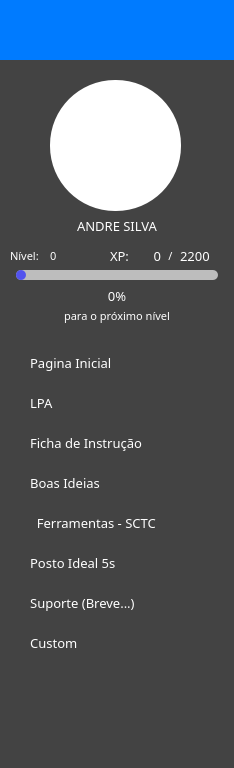
   <widget class="QWidget" name="sidebar" native="true">
    <property name="geometry">
     <rect>
      <x>0</x>
      <y>0</y>
      <width>234</width>
      <height>768</height>
     </rect>
    </property>
    <property name="styleSheet">
     <string notr="true">background-color:rgb(67,67,67);</string>
    </property>
    <widget class="QWidget" name="logo_container" native="true">
     <property name="geometry">
      <rect>
       <x>0</x>
       <y>0</y>
       <width>234</width>
       <height>60</height>
      </rect>
     </property>
     <property name="styleSheet">
      <string notr="true">background-color:rgb(0,123,255);</string>
     </property>
     <widget class="QWidget" name="aio_logo" native="true">
      <property name="enabled">
       <bool>true</bool>
      </property>
      <property name="geometry">
       <rect>
        <x>-68</x>
        <y>-25</y>
        <width>381</width>
        <height>111</height>
       </rect>
      </property>
      <property name="styleSheet">
       <string notr="true">border-image: url(:/Img/logoteste.png)</string>
      </property>
     </widget>
    </widget>
    <widget class="QFrame" name="usercard">
     <property name="geometry">
      <rect>
       <x>0</x>
       <y>60</y>
       <width>231</width>
       <height>250</height>
      </rect>
     </property>
     <property name="styleSheet">
      <string notr="true">border:none;</string>
     </property>
     <property name="frameShape">
      <enum>QFrame::StyledPanel</enum>
     </property>
     <property name="frameShadow">
      <enum>QFrame::Raised</enum>
     </property>
     <widget class="QLabel" name="lbl_value_name">
      <property name="geometry">
       <rect>
        <x>0</x>
        <y>150</y>
        <width>234</width>
        <height>31</height>
       </rect>
      </property>
      <property name="font">
       <font>
        <family>Inter UI</family>
        <pointsize>10</pointsize>
        <weight>50</weight>
        <bold>false</bold>
       </font>
      </property>
      <property name="styleSheet">
       <string notr="true">color: white;</string>
      </property>
      <property name="text">
       <string>ANDRE SILVA</string>
      </property>
      <property name="alignment">
       <set>Qt::AlignCenter</set>
      </property>
     </widget>
     <widget class="QWidget" name="bar_atual" native="true">
      <property name="geometry">
       <rect>
        <x>16</x>
        <y>210</y>
        <width>202</width>
        <height>10</height>
       </rect>
      </property>
      <property name="styleSheet">
       <string notr="true">background-color:rgba(220,220,220,0.8);border-radius:5px;</string>
      </property>
     </widget>
     <widget class="QWidget" name="bar_total" native="true">
      <property name="geometry">
       <rect>
        <x>16</x>
        <y>210</y>
        <width>10</width>
        <height>10</height>
       </rect>
      </property>
      <property name="styleSheet">
       <string notr="true">background-color:#5253ee;border-radius:5px;</string>
      </property>
     </widget>
     <widget class="QLabel" name="lbl_nivel">
      <property name="geometry">
       <rect>
        <x>10</x>
        <y>180</y>
        <width>40</width>
        <height>31</height>
       </rect>
      </property>
      <property name="font">
       <font>
        <family>Inter UI</family>
        <pointsize>8</pointsize>
        <weight>50</weight>
        <bold>false</bold>
       </font>
      </property>
      <property name="styleSheet">
       <string notr="true">background-color:transparent;color: white;</string>
      </property>
      <property name="text">
       <string>Nível:</string>
      </property>
      <property name="alignment">
       <set>Qt::AlignLeading|Qt::AlignLeft|Qt::AlignVCenter</set>
      </property>
     </widget>
     <widget class="QLabel" name="lbl_xp">
      <property name="geometry">
       <rect>
        <x>110</x>
        <y>180</y>
        <width>21</width>
        <height>31</height>
       </rect>
      </property>
      <property name="font">
       <font>
        <family>Inter UI</family>
        <pointsize>10</pointsize>
        <weight>50</weight>
        <bold>false</bold>
       </font>
      </property>
      <property name="styleSheet">
       <string notr="true">background-color:transparent;color: white;</string>
      </property>
      <property name="text">
       <string>XP:</string>
      </property>
      <property name="alignment">
       <set>Qt::AlignLeading|Qt::AlignLeft|Qt::AlignVCenter</set>
      </property>
     </widget>
     <widget class="QLabel" name="lbl_value_level">
      <property name="geometry">
       <rect>
        <x>50</x>
        <y>180</y>
        <width>80</width>
        <height>31</height>
       </rect>
      </property>
      <property name="font">
       <font>
        <family>Inter UI</family>
        <pointsize>8</pointsize>
        <weight>50</weight>
        <bold>false</bold>
       </font>
      </property>
      <property name="styleSheet">
       <string notr="true">background-color:transparent;color: white;</string>
      </property>
      <property name="text">
       <string>0</string>
      </property>
      <property name="alignment">
       <set>Qt::AlignLeading|Qt::AlignLeft|Qt::AlignVCenter</set>
      </property>
     </widget>
     <widget class="QLabel" name="lbl_value_xp_atual">
      <property name="geometry">
       <rect>
        <x>120</x>
        <y>180</y>
        <width>41</width>
        <height>31</height>
       </rect>
      </property>
      <property name="font">
       <font>
        <family>Inter UI</family>
        <pointsize>10</pointsize>
        <weight>50</weight>
        <bold>false</bold>
       </font>
      </property>
      <property name="styleSheet">
       <string notr="true">background-color:transparent;color: white;</string>
      </property>
      <property name="text">
       <string>0</string>
      </property>
      <property name="alignment">
       <set>Qt::AlignRight|Qt::AlignTrailing|Qt::AlignVCenter</set>
      </property>
     </widget>
     <widget class="QLabel" name="lbl_barra">
      <property name="geometry">
       <rect>
        <x>130</x>
        <y>180</y>
        <width>81</width>
        <height>31</height>
       </rect>
      </property>
      <property name="font">
       <font>
        <family>Inter UI</family>
        <pointsize>8</pointsize>
        <weight>50</weight>
        <bold>false</bold>
       </font>
      </property>
      <property name="styleSheet">
       <string notr="true">background-color:transparent;color: white;</string>
      </property>
      <property name="text">
       <string>/</string>
      </property>
      <property name="alignment">
       <set>Qt::AlignCenter</set>
      </property>
     </widget>
     <widget class="QLabel" name="lbl_value_xp_total">
      <property name="geometry">
       <rect>
        <x>180</x>
        <y>180</y>
        <width>41</width>
        <height>31</height>
       </rect>
      </property>
      <property name="font">
       <font>
        <family>Inter UI</family>
        <pointsize>10</pointsize>
        <weight>50</weight>
        <bold>false</bold>
       </font>
      </property>
      <property name="styleSheet">
       <string notr="true">background-color:transparent;color: white;</string>
      </property>
      <property name="text">
       <string>2200</string>
      </property>
      <property name="alignment">
       <set>Qt::AlignLeading|Qt::AlignLeft|Qt::AlignVCenter</set>
      </property>
     </widget>
     <widget class="QLabel" name="lbl_value_percnextlvl">
      <property name="geometry">
       <rect>
        <x>0</x>
        <y>220</y>
        <width>234</width>
        <height>31</height>
       </rect>
      </property>
      <property name="font">
       <font>
        <family>Inter UI</family>
        <pointsize>10</pointsize>
        <weight>50</weight>
        <bold>false</bold>
       </font>
      </property>
      <property name="styleSheet">
       <string notr="true">background-color:transparent;color: white;</string>
      </property>
      <property name="text">
       <string>0%</string>
      </property>
      <property name="alignment">
       <set>Qt::AlignCenter</set>
      </property>
     </widget>
     <widget class="QLabel" name="lbl_user_avatar">
      <property name="geometry">
       <rect>
        <x>50</x>
        <y>20</y>
        <width>131</width>
        <height>131</height>
       </rect>
      </property>
      <property name="styleSheet">
       <string notr="true">image: url(:/Img/Logo*******.png);
background-color:white;
border-radius:65px;</string>
      </property>
      <property name="text">
       <string/>
      </property>
     </widget>
    </widget>
    <widget class="QFrame" name="sidebar_apps">
     <property name="geometry">
      <rect>
       <x>0</x>
       <y>330</y>
       <width>234</width>
       <height>461</height>
      </rect>
     </property>
     <property name="styleSheet">
      <string notr="true">border:none;</string>
     </property>
     <property name="frameShape">
      <enum>QFrame::StyledPanel</enum>
     </property>
     <property name="frameShadow">
      <enum>QFrame::Raised</enum>
     </property>
     <widget class="QPushButton" name="btn_homepage">
      <property name="geometry">
       <rect>
        <x>0</x>
        <y>12</y>
        <width>234</width>
        <height>41</height>
       </rect>
      </property>
      <property name="font">
       <font>
        <family>Inter UI</family>
        <pointsize>10</pointsize>
        <weight>50</weight>
        <bold>false</bold>
       </font>
      </property>
      <property name="styleSheet">
       <string notr="true">QPushButton {
color:white;text-align:left;padding-left:20px;border:none;
}

QPushButton:hover {
color:white;text-align:left;padding-left:20px;border:none;background-color:#5253ee
}


</string>
      </property>
      <property name="text">
       <string>   Pagina Inicial</string>
      </property>
      <property name="icon">
       <iconset resource="resources.qrc">
        <normaloff>:/Img/painel-de-controle.png</normaloff>:/Img/painel-de-controle.png</iconset>
      </property>
      <property name="iconSize">
       <size>
        <width>22</width>
        <height>22</height>
       </size>
      </property>
     </widget>
     <widget class="QPushButton" name="btn_lpa">
      <property name="geometry">
       <rect>
        <x>0</x>
        <y>52</y>
        <width>234</width>
        <height>41</height>
       </rect>
      </property>
      <property name="font">
       <font>
        <family>Inter UI</family>
        <pointsize>10</pointsize>
        <weight>50</weight>
        <bold>false</bold>
       </font>
      </property>
      <property name="styleSheet">
       <string notr="true">QPushButton {
color:white;text-align:left;padding-left:20px;border:none;
}

QPushButton:hover {
color:white;text-align:left;padding-left:20px;border:none;background-color:#5253ee
}


</string>
      </property>
      <property name="text">
       <string>   LPA</string>
      </property>
      <property name="icon">
       <iconset resource="resources.qrc">
        <normaloff>:/Img/lista.png</normaloff>:/Img/lista.png</iconset>
      </property>
      <property name="iconSize">
       <size>
        <width>22</width>
        <height>22</height>
       </size>
      </property>
     </widget>
     <widget class="QPushButton" name="btn_instruction_sheet">
      <property name="geometry">
       <rect>
        <x>0</x>
        <y>92</y>
        <width>234</width>
        <height>41</height>
       </rect>
      </property>
      <property name="font">
       <font>
        <family>Inter UI</family>
        <pointsize>10</pointsize>
        <weight>50</weight>
        <bold>false</bold>
       </font>
      </property>
      <property name="styleSheet">
       <string notr="true">QPushButton {
color:white;text-align:left;padding-left:20px;border:none;
}

QPushButton:hover {
color:white;text-align:left;padding-left:20px;border:none;background-color:#5253ee
}


</string>
      </property>
      <property name="text">
       <string>   Ficha de Instrução</string>
      </property>
      <property name="icon">
       <iconset resource="resources.qrc">
        <normaloff>:/Img/estrategia.png</normaloff>:/Img/estrategia.png</iconset>
      </property>
      <property name="iconSize">
       <size>
        <width>22</width>
        <height>22</height>
       </size>
      </property>
     </widget>
     <widget class="QPushButton" name="btn_goodideas">
      <property name="geometry">
       <rect>
        <x>0</x>
        <y>132</y>
        <width>234</width>
        <height>41</height>
       </rect>
      </property>
      <property name="font">
       <font>
        <family>Inter UI</family>
        <pointsize>10</pointsize>
        <weight>50</weight>
        <bold>false</bold>
       </font>
      </property>
      <property name="styleSheet">
       <string notr="true">QPushButton {
color:white;text-align:left;padding-left:20px;border:none;
}

QPushButton:hover {
color:white;text-align:left;padding-left:20px;border:none;background-color:#5253ee
}


</string>
      </property>
      <property name="text">
       <string>   Boas Ideias</string>
      </property>
      <property name="icon">
       <iconset resource="resources.qrc">
        <normaloff>:/Img/ideia.png</normaloff>:/Img/ideia.png</iconset>
      </property>
      <property name="iconSize">
       <size>
        <width>22</width>
        <height>22</height>
       </size>
      </property>
     </widget>
     <widget class="QPushButton" name="btn_support">
      <property name="geometry">
       <rect>
        <x>0</x>
        <y>252</y>
        <width>234</width>
        <height>41</height>
       </rect>
      </property>
      <property name="font">
       <font>
        <family>Inter UI</family>
        <pointsize>10</pointsize>
        <weight>50</weight>
        <bold>false</bold>
       </font>
      </property>
      <property name="styleSheet">
       <string notr="true">QPushButton {
color:white;text-align:left;padding-left:20px;border:none;
}

QPushButton:hover {
color:white;text-align:left;padding-left:20px;border:none;background-color:#5253ee
}


</string>
      </property>
      <property name="text">
       <string>   Suporte (Breve...)</string>
      </property>
      <property name="icon">
       <iconset resource="resources.qrc">
        <normaloff>:/Img/bxs-watch-alt.png</normaloff>:/Img/bxs-watch-alt.png</iconset>
      </property>
      <property name="iconSize">
       <size>
        <width>22</width>
        <height>22</height>
       </size>
      </property>
     </widget>
     <widget class="QPushButton" name="btn_5s">
      <property name="geometry">
       <rect>
        <x>0</x>
        <y>212</y>
        <width>234</width>
        <height>41</height>
       </rect>
      </property>
      <property name="font">
       <font>
        <family>Inter UI</family>
        <pointsize>10</pointsize>
        <weight>50</weight>
        <bold>false</bold>
       </font>
      </property>
      <property name="styleSheet">
       <string notr="true">QPushButton {
color:white;text-align:left;padding-left:20px;border:none;
}

QPushButton:hover {
color:white;text-align:left;padding-left:20px;border:none;background-color:#5253ee
}


</string>
      </property>
      <property name="text">
       <string>   Posto Ideal 5s</string>
      </property>
      <property name="icon">
       <iconset resource="resources.qrc">
        <normaloff>:/Img/posto-de-trabalho.png</normaloff>:/Img/posto-de-trabalho.png</iconset>
      </property>
      <property name="iconSize">
       <size>
        <width>22</width>
        <height>22</height>
       </size>
      </property>
     </widget>
     <widget class="QPushButton" name="btn_SCTC">
      <property name="geometry">
       <rect>
        <x>0</x>
        <y>172</y>
        <width>234</width>
        <height>41</height>
       </rect>
      </property>
      <property name="font">
       <font>
        <family>Inter UI</family>
        <pointsize>10</pointsize>
        <weight>50</weight>
        <bold>false</bold>
       </font>
      </property>
      <property name="styleSheet">
       <string notr="true">QPushButton {
color:white;text-align:left;padding-left:20px;border:none;
}

QPushButton:hover {
color:white;text-align:left;padding-left:20px;border:none;background-color:#5253ee
}


</string>
      </property>
      <property name="text">
       <string>     Ferramentas - SCTC</string>
      </property>
      <property name="icon">
       <iconset resource="resources.qrc">
        <normaloff>:/Img/chave-inglesa.png</normaloff>:/Img/chave-inglesa.png</iconset>
      </property>
      <property name="iconSize">
       <size>
        <width>22</width>
        <height>22</height>
       </size>
      </property>
     </widget>
     <widget class="QPushButton" name="btn_custom">
      <property name="geometry">
       <rect>
        <x>0</x>
        <y>292</y>
        <width>234</width>
        <height>41</height>
       </rect>
      </property>
      <property name="font">
       <font>
        <family>Inter UI</family>
        <pointsize>10</pointsize>
        <weight>50</weight>
        <bold>false</bold>
       </font>
      </property>
      <property name="styleSheet">
       <string notr="true">QPushButton {
color:white;text-align:left;padding-left:20px;border:none;
}

QPushButton:hover {
color:white;text-align:left;padding-left:20px;border:none;background-color:#5253ee
}


</string>
      </property>
      <property name="text">
       <string>   Custom</string>
      </property>
      <property name="icon">
       <iconset resource="resources.qrc">
        <normaloff>:/Img/edit.png</normaloff>:/Img/edit.png</iconset>
      </property>
      <property name="iconSize">
       <size>
        <width>22</width>
        <height>22</height>
       </size>
      </property>
     </widget>
     <zorder>btn_homepage</zorder>
     <zorder>btn_instruction_sheet</zorder>
     <zorder>btn_5s</zorder>
     <zorder>btn_lpa</zorder>
     <zorder>btn_support</zorder>
     <zorder>btn_goodideas</zorder>
     <zorder>btn_SCTC</zorder>
     <zorder>btn_custom</zorder>
    </widget>
    <widget class="QLabel" name="lbl_progress">
     <property name="geometry">
      <rect>
       <x>0</x>
       <y>300</y>
       <width>234</width>
       <height>31</height>
      </rect>
     </property>
     <property name="font">
      <font>
       <family>Inter UI</family>
       <pointsize>8</pointsize>
       <weight>50</weight>
       <bold>false</bold>
      </font>
     </property>
     <property name="styleSheet">
      <string notr="true">background-color:transparent;color: white;</string>
     </property>
     <property name="text">
      <string>para o próximo nível</string>
     </property>
     <property name="alignment">
      <set>Qt::AlignCenter</set>
     </property>
    </widget>
    <zorder>sidebar_apps</zorder>
    <zorder>logo_container</zorder>
    <zorder>usercard</zorder>
    <zorder>lbl_progress</zorder>
   </widget>
